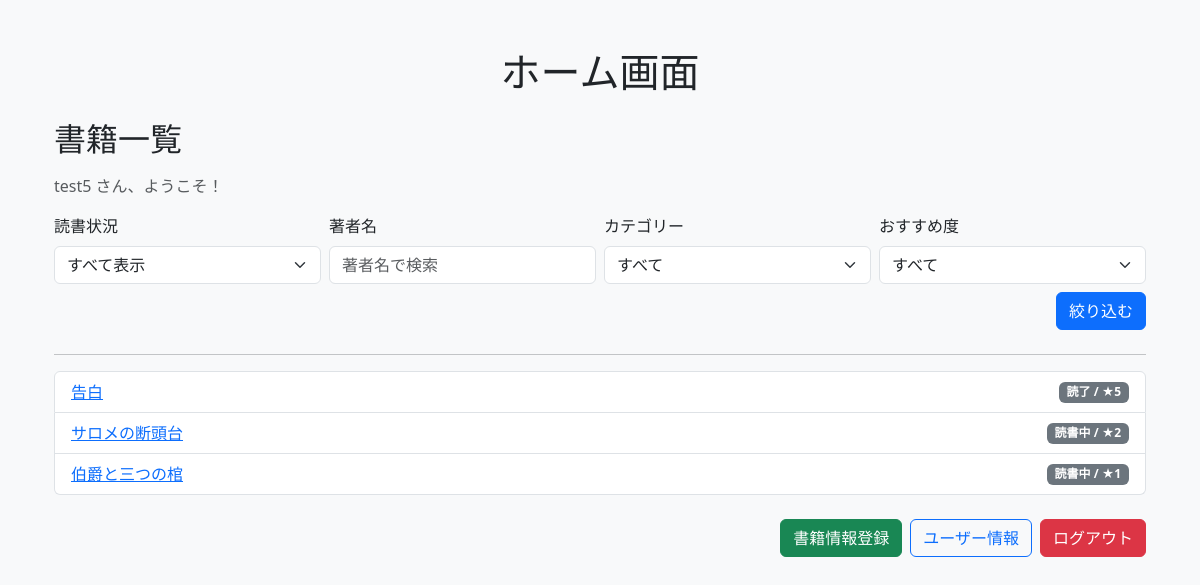
The page /home/ (signed in) on the database its author committed.
### books/models.py (models this page shows, shortened)
class Book(models.Model):
    CATEGORY_CHOICES = [
        ('novel', '小説'),
        ('business', 'ビジネス'),
        ('science', '科学'),
        ('history', '歴史'),
        ('comic', '漫画'),
        ('essay', 'エッセイ'),
        ('other', 'その他'),
    ]
    STATUS_CHOICES = [
        ('reading', '読書中'),
        ('interested', '興味がある'),
        ('finished', '読了'),
    ]
    user = models.ForeignKey(User, on_delete=models.CASCADE)
    title = models.CharField("タイトル", max_length=100)
    author = models.CharField("著者", max_length=100)
    category = models.CharField(max_length=20, choices=CATEGORY_CHOICES, default='other')
    comment = models.TextField("コメント", max_length=200)
    rating = models.IntegerField("おすすめ度", choices=[(i, str(i)) for i in range(1, 6)])
    status = models.CharField("読書状況", max_length=20, choices=STATUS_CHOICES, default='reading')
    created_at = models.DateTimeField(auto_now_add=True)

### books/views.py (the view)
# urls.py: 2. Add a URL to urlpatterns:  path('', views.home, name='home')
@login_required(login_url='login')
def home(request):
    status_filter = request.GET.get('status', 'all')  # ステータスフィルター
    author_query = request.GET.get('q', '')           # 著者名検索クエリ（空文字で初期化）
    rating_filter = request.GET.get('rating', '')       # おすすめ度フィルター
    category_filter = request.GET.get('category', '')
    books = Book.objects.filter(user=request.user)
    if status_filter == 'reading':
        books = books.filter(status='reading')
    elif status_filter == 'interested':
        books = books.filter(status='interested')
    elif status_filter == 'finished':
        books = books.filter(status='finished')
    if author_query:
        books = books.filter(author__icontains=author_query)
    if category_filter:
        books = books.filter(category=category_filter)
    if rating_filter.isdigit():  # 1〜5 の数値が入力されている場合
        books = books.filter(rating=int(rating_filter))
    return render(request, 'books/home.html', {
        'books': books,
        'selected_status': status_filter,
        'search_query': author_query,
        'rating_filter': rating_filter,
        'category_filter': category_filter,
    })

### books/templates/books/home.html (shortened to what this page needs)
{% extends 'base.html' %}
{% block header %}ホーム画面{% endblock %}
{% block content %}
<div class="container mt-4">
  <h2 class="mb-3">書籍一覧</h2>
  <p class="text-muted">{{ request.user.username }} さん、ようこそ！</p>
  <form method="get" class="row g-2 align-items-end mb-4">
    <div class="col-md-3">
      <label class="form-label">読書状況</label>
      <select name="status" class="form-select">
        <option value="">すべて表示</option>
      </select>
    </div>
    <div class="col-md-3">
      <label class="form-label">著者名</label>
      <input type="text" name="q" class="form-control" placeholder="著者名で検索" value="{{ search_query }}">
    </div>
    <div class="col-md-3">
      <label class="form-label">カテゴリー</label>
      <select name="category" class="form-select">
        <option value="">すべて</option>
      </select>
    </div>
    <div class="col-md-3">
      <label class="form-label">おすすめ度</label>
      <select name="rating" class="form-select">
        <option value="">すべて</option>
      </select>
    </div>
    <div class="col-md-12 text-end">
      <button type="submit" class="btn btn-primary">絞り込む</button>
    </div>
  </form>
  <hr>
  {% if books %}
    <ul class="list-group mb-4">
      {% for book in books %}
        <li class="list-group-item d-flex justify-content-between align-items-center">
          <a href="{% url 'book_detail' book.pk %}">{{ book.title }}</a>
          <span class="badge bg-secondary">{{ book.get_status_display }} / ★{{ book.rating }}</span>
        </li>
      {% endfor %}
    </ul>
  {% else %}
    <div class="alert alert-info">登録された書籍はありません。</div>
  {% endif %}
  <div class="text-end d-flex justify-content-end gap-2 flex-wrap">
    <a href="{% url 'add_book' %}" class="btn btn-success">書籍情報登録</a>
    <a href="{% url 'user_info' %}" class="btn btn-outline-primary">ユーザー情報</a>
    <form method="post" action="{% url 'logout' %}">
      <button type="submit" class="btn btn-danger">ログアウト</button>
    </form>
  </div>
</div>
{% endblock %}

### rows shown on the page
Book: title "告白", status "読了", rating "5"
Book: title "サロメの断頭台", status "読書中", rating "2"
Book: title "伯爵と三つの棺", status "読書中", rating "1"

### other values the page prints
{{ request.user.username }} "test5"
